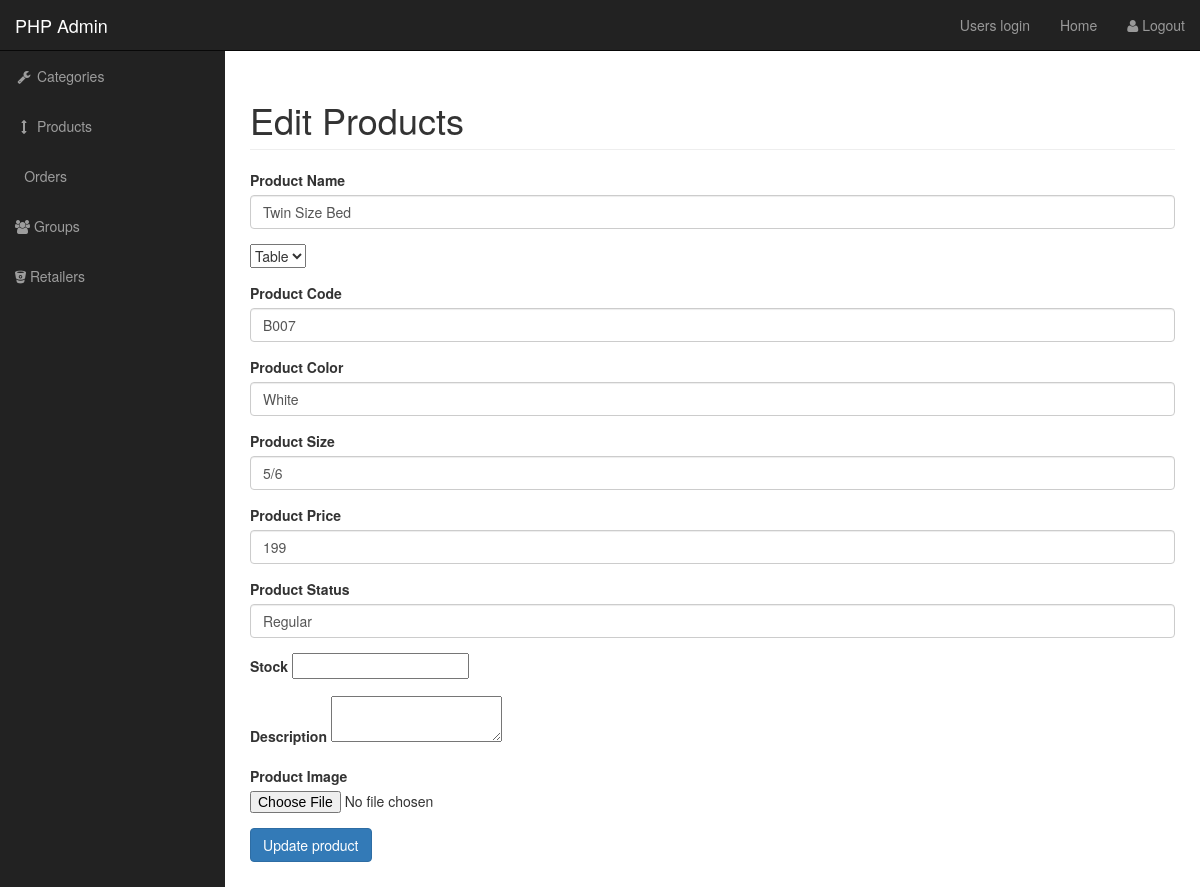
The page /admin/edit_products.php?products_id=41 on the database its author committed.
### tables this page shows
CREATE TABLE `products` (
  `productId` int(11) NOT NULL,
  `categoryId` int(11) NOT NULL,
  `productCode` varchar(50) NOT NULL,
  `productName` varchar(255) NOT NULL,
  `productStatus` varchar(50) NOT NULL,
  `productImage` text NOT NULL,
  `shippingDate` datetime NOT NULL,
  `productColor` varchar(50) NOT NULL,
  `productSize` varchar(50) NOT NULL,
  `productPrice` float NOT NULL
);

### admin/edit_products.php (the view, shortened to what this page needs)
<?php include "../inc/connect.php"; ?>
<?php  include "includes/admin_header.php" ?>
    <div id="wrapper">
       <?php  include "includes/admin_navigation.php" ?>
<div id="page-wrapper">
            <div class="container-fluid">
                <div class="row">
                    <div class="col-lg-12">
                        <h1 class="page-header">
                         Edit Products
                        </h1>
<?php
	if(isset($_GET['products_id'])){
    $get_products_id = $_GET['products_id'];
}
$query = "SELECT * FROM products WHERE productId = $get_products_id ";
 $select_product_id = mysqli_query($conn, $query);
 while($row = mysqli_fetch_assoc($select_product_id)) {
$productName = $row['productName'];
$productCode = $row['productCode'];
$productColor = $row['productColor'];
$productSize = $row['productSize'];
$productPrice = $row['productPrice'];
$productStatus = $row['productStatus'];
$Stock = $row['Stock'];
$Description = $row['Description'];
}
?>
<form action="" method="post" enctype="multipart/form-data">
<div class= "form-group">
<label for= "productName"> Product Name </label>
<input  value= "<?php echo $productName; ?>" type="text" class= "form-control" name="productName">
</div>
<div class= "form-group">
<select name="categoryId" for ="cat_title" id="">
<?php
$query = "SELECT * FROM category";
$select_categories = mysqli_query($conn, $query);
while($row = mysqli_fetch_assoc($select_categories)){
$cat_id = $row['cat_id'];
$cat_title = $row['cat_title'];
     echo "<option value='$cat_id'>{$cat_title}</option>";
	}
?>
</select>
</div>
<div class= "form-group">
<label for= "productCode"> Product Code </label>
<input  value= "<?php echo $productCode; ?>" type="text" class= "form-control" name="productCode">
</div>
<div class= "form-group">
<label for= "productColor"> Product Color</label>
<input value= "<?php echo $productColor; ?>"  type="text" class= "form-control" name="productColor">
</div>
<div class= "form-group">
<label for= "productSize"> Product Size</label>
<input value= "<?php echo $productSize; ?>" type="text" class= "form-control" name="productSize">
</div>
<div class= "form-group">
<label for= "productPrice"> Product Price</label>
<input value= "<?php echo $productPrice; ?>" type="text" class= "form-control" name="productPrice">
</div>
<div class= "form-group">
<label for= "productStatus"> Product Status</label>
<input value= "<?php echo $productStatus; ?>" type="text" class= "form-control" name="productStatus">
</div>
<div class= "form-group">
<label for= "Stock">Stock </label>
<input value= "<?php echo $Stock; ?>" type="text" name="Stock">
</div>
<div class= "form-group">
<label for= "Description">Description </label>
<textarea name="Description"> <?php echo $Description; ?></textarea>
</div>
<div class= "form-group">
<label for= "productImage"> Product Image </label>
<input  type="file" name="productImage">
</div>
<div class= "form-group">
<input type="submit" class= "btn btn-primary" name="update_product" value="Update product">
</div>
</div>
 </body>
 <html>

### admin/css/sb-admin.css (style rules this page uses)
body { margin-top: 100px; background-color: #222; }
@media (min-width:768px) { body { margin-top: 50px; } }
#wrapper { padding-left: 0; }
#page-wrapper { width: 100%; padding: 0; background-color: #fff; }
@media (min-width:768px) { #wrapper { padding-left: 225px; } }
@media (min-width:768px) { #page-wrapper { padding: 10px; } }

### rows shown on the page
products: productName "Twin Size Bed", productCode "B007", productColor "White", productSize "5/6", productPrice "199", productStatus "Regular"

### other values the page prints
form field categoryId "Table"
